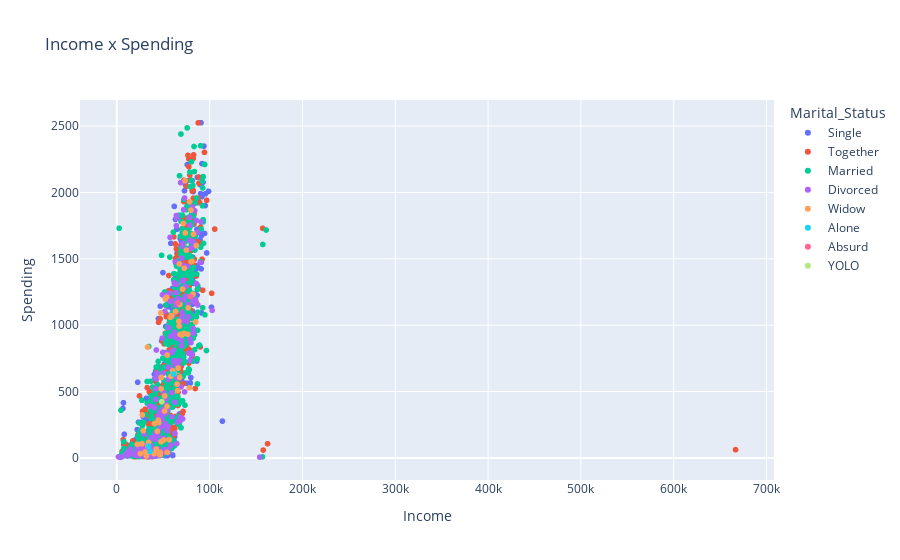

Notebook code for this chart:
### Markdown cell above
The graphic below show the income per spending

### Code cell
px.scatter(df_marketing_campaign, x="Income", y="Spending", color="Marital_Status", title='Income x Spending')

### Figure 1 — Plotly figure (JSON) as saved in the notebook; plotly's stock layout.template omitted (floating-point values rounded to 4 significant figures; data arrays with more than 128 entries replaced by an {"elided": "..."} marker saying what was removed)
{"data": [{"hovertemplate": "Marital_Status=Single<br>Income=%{x}<br>Spending=%{y}<extra></extra>", "legendgroup": "Single", "marker": {"color": "#636efa", "symbol": "circle"}, "mode": "markers", "name": "Single", "showlegend": true, "type": "scattergl", "x": {"elided": "471 int values"}, "xaxis": "x", "y": {"elided": "471 int values"}, "yaxis": "y"}, {"hovertemplate": "Marital_Status=Together<br>Income=%{x}<br>Spending=%{y}<extra></extra>", "legendgroup": "Together", "marker": {"color": "#EF553B", "symbol": "circle"}, "mode": "markers", "name": "Together", "showlegend": true, "type": "scattergl", "x": {"elided": "573 int values"}, "xaxis": "x", "y": {"elided": "573 int values"}, "yaxis": "y"}, {"hovertemplate": "Marital_Status=Married<br>Income=%{x}<br>Spending=%{y}<extra></extra>", "legendgroup": "Married", "marker": {"color": "#00cc96", "symbol": "circle"}, "mode": "markers", "name": "Married", "showlegend": true, "type": "scattergl", "x": {"elided": "857 int values"}, "xaxis": "x", "y": {"elided": "857 int values"}, "yaxis": "y"}, {"hovertemplate": "Marital_Status=Divorced<br>Income=%{x}<br>Spending=%{y}<extra></extra>", "legendgroup": "Divorced", "marker": {"color": "#ab63fa", "symbol": "circle"}, "mode": "markers", "name": "Divorced", "showlegend": true, "type": "scattergl", "x": {"elided": "232 int values"}, "xaxis": "x", "y": {"elided": "232 int values"}, "yaxis": "y"}, {"hovertemplate": "Marital_Status=Widow<br>Income=%{x}<br>Spending=%{y}<extra></extra>", "legendgroup": "Widow", "marker": {"color": "#FFA15A", "symbol": "circle"}, "mode": "markers", "name": "Widow", "showlegend": true, "type": "scattergl", "x": [42429, 65486, 67680, 47916, 44551, 73455, 79946, 27038, 30372, 62187, 27421, 51529, 70165, 50520, 31880, 28457, 53653, 47682, 43638, 85620, 79800, 42429, 45006, 54162, 72298, 58330, 66731, 47570, 58330, 46984, 80995, 51390, 45684, 52278, 46779, 35340, 78028, 63285, 57513, 67369, 59184, 33438, 40049, 78427, 64866, 82032, 67786, 66033, 47111, 56551, 34213, 25358, 73705, 82571, 51569, 30372, 54111, 84953, 60208, 33051, 52278, 54356, 70792, 76842, 56551, 71670, 72643, 68117, 76320, 67046, 22123, 58275, 40590, 40590, 74859, 82032], "xaxis": "x", "y": [67, 507, 606, 606, 285, 2088, 1478, 107, 44, 636, 324, 467, 926, 135, 15, 205, 1210, 521, 201, 1600, 1867, 67, 266, 42, 939, 1064, 1029, 121, 1064, 41, 1482, 353, 28, 1198, 23, 45, 528, 1103, 1060, 1461, 1072, 90, 32, 1930, 556, 1234, 1156, 677, 1092, 138, 117, 32, 1695, 1686, 467, 44, 388, 1024, 656, 835, 1198, 775, 1272, 1130, 138, 1766, 1429, 930, 932, 993, 102, 615, 258, 258, 1565, 1234], "yaxis": "y"}, {"hovertemplate": "Marital_Status=Alone<br>Income=%{x}<br>Spending=%{y}<extra></extra>", "legendgroup": "Alone", "marker": {"color": "#19d3f3", "symbol": "circle"}, "mode": "markers", "name": "Alone", "showlegend": true, "type": "scattergl", "x": [61331, 35860, 34176], "xaxis": "x", "y": [632, 49, 89], "yaxis": "y"}, {"hovertemplate": "Marital_Status=Absurd<br>Income=%{x}<br>Spending=%{y}<extra></extra>", "legendgroup": "Absurd", "marker": {"color": "#FF6692", "symbol": "circle"}, "mode": "markers", "name": "Absurd", "showlegend": true, "type": "scattergl", "x": [79244, 65487], "xaxis": "x", "y": [1216, 1169], "yaxis": "y"}, {"hovertemplate": "Marital_Status=YOLO<br>Income=%{x}<br>Spending=%{y}<extra></extra>", "legendgroup": "YOLO", "marker": {"color": "#B6E880", "symbol": "circle"}, "mode": "markers", "name": "YOLO", "showlegend": true, "type": "scattergl", "x": [48432, 48432], "xaxis": "x", "y": [424, 424], "yaxis": "y"}], "layout": {"legend": {"title": {"text": "Marital_Status"}, "tracegroupgap": 0}, "title": {"text": "Income x Spending"}, "xaxis": {"anchor": "y", "domain": [0, 1], "title": {"text": "Income"}}, "yaxis": {"anchor": "x", "domain": [0, 1], "title": {"text": "Spending"}}}}
